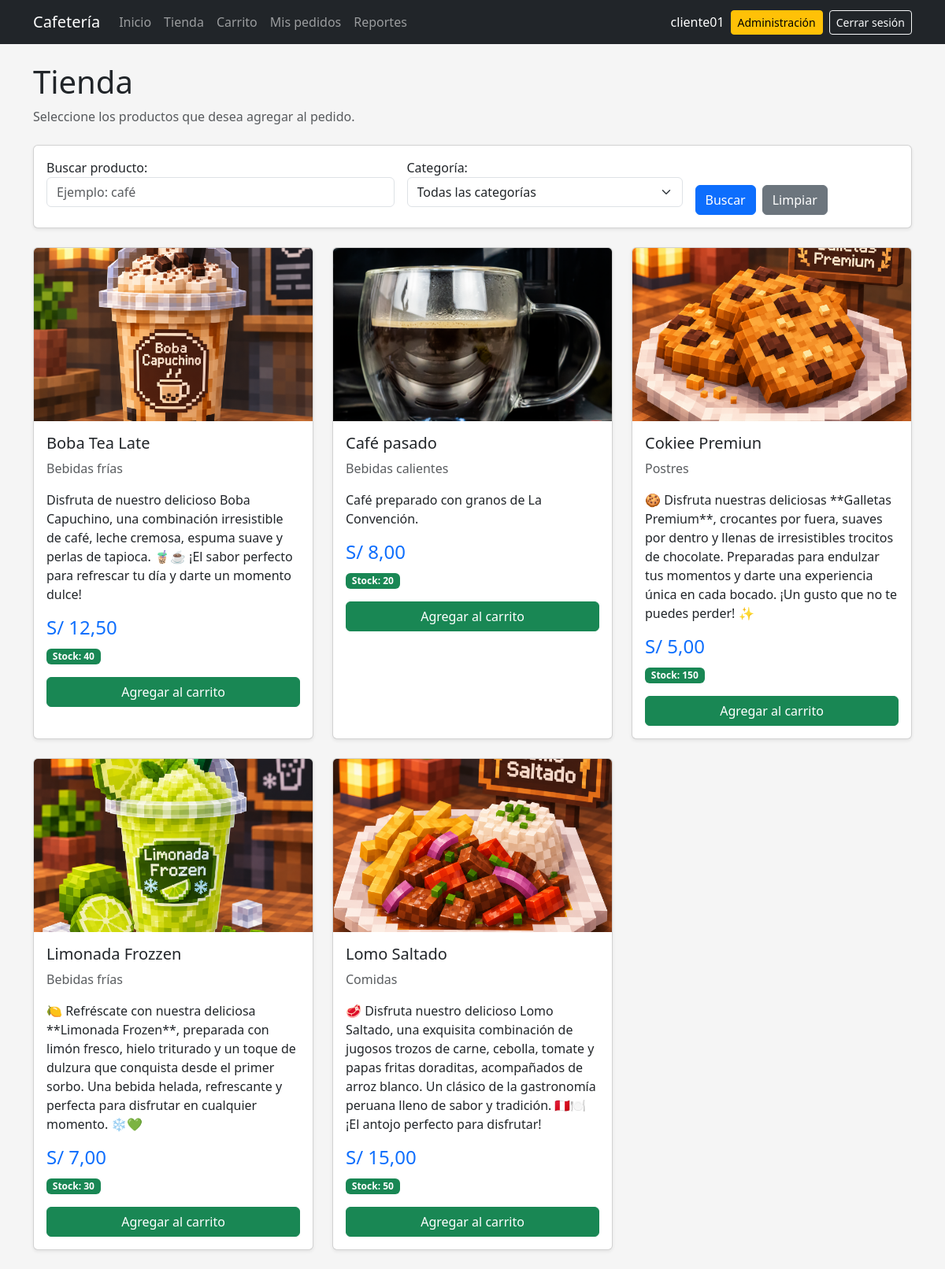
The app's page /tienda/ (signed in), older data.
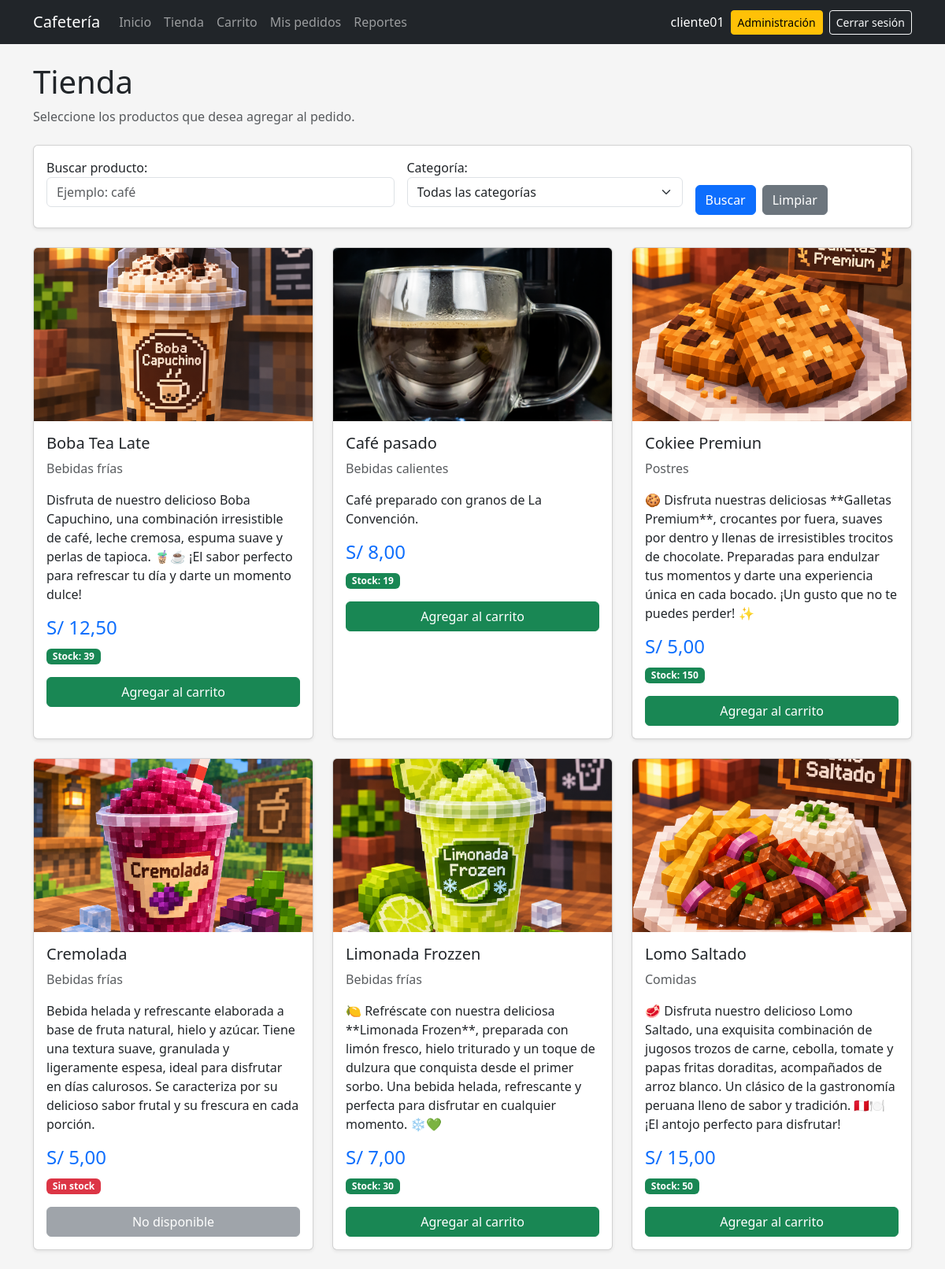
The same page, newer data.
### pedidos/models.py (models this page shows, shortened)
class Producto(models.Model):
    nombre = models.CharField(max_length=100)
    descripcion = models.TextField(blank=True)
    categoria = models.ForeignKey(
        Categoria,
        on_delete=models.SET_NULL,
        null=True,
        blank=True,
        related_name="productos",
    )
    precio = models.DecimalField(
        max_digits=8,
        decimal_places=2,
    )
    stock = models.PositiveIntegerField(default=0)
    imagen = models.ImageField(
        upload_to="productos/",
        blank=True,
    )
    activo = models.BooleanField(default=True)
    class Meta:
        ordering = ["nombre"]

class Categoria(models.Model):
    nombre = models.CharField(max_length=100)
    descripcion = models.TextField(blank=True)
    activo = models.BooleanField(default=True)
    def __str__(self):
        return self.nombre
    class Meta:
        verbose_name = "Categoría"
        verbose_name_plural = "Categorías"
        ordering = ["nombre"]

### pedidos/views.py (the view, shortened to what this page needs)
@login_required
def tienda(request):
    productos = (
        Producto.objects
        .filter(
            activo=True
        )
        .select_related(
            "categoria"
        )
        .order_by(
            "nombre"
        )
    )
    form = ProductoFiltroForm(
        request.GET or None
    )
    return render(
        request,
        "tienda/lista.html",
        {
            "productos": productos,
            "form": form,
        },
    )

### pedidos/forms.py
class ProductoFiltroForm(forms.Form):
    busqueda = forms.CharField(
        required=False,
        label="Buscar producto",
        widget=forms.TextInput(
            attrs={
                "class": "form-control",
                "placeholder": "Ejemplo: café",
            }
        ),
    )
    categoria = forms.ModelChoiceField(
        required=False,
        queryset=Categoria.objects.filter(
            activo=True
        ).order_by("nombre"),
        empty_label="Todas las categorías",
        label="Categoría",
        widget=forms.Select(
            attrs={
                "class": "form-select",
            }
        ),
    )

### pedidos/templates/tienda/lista.html (shortened to what this page needs)
{% extends "base.html" %}
{% block content %}
<div class="mb-4">
    <h1>
        Tienda
    </h1>
    <p class="text-muted">
        Seleccione los productos
        que desea agregar al pedido.
    </p>
</div>
<div class="card mb-4 shadow-sm">
    <div class="card-body">
        <form method="get">
            <div class="row g-3 align-items-end">
                <div class="col-md-5">
                    {{ form.busqueda.label_tag }}
                    {{ form.busqueda }}
                </div>
                <div class="col-md-4">
                    {{ form.categoria.label_tag }}
                    {{ form.categoria }}
                </div>
                <div class="col-md-3">
                    <div class="d-flex gap-2">
                        <button
                            type="submit"
                            class="btn btn-primary"
                        >
                            Buscar
                        </button>
                        <a
                            href="{% url 'tienda' %}"
                            class="btn btn-secondary"
                        >
                            Limpiar
                        </a>
                    </div>
                </div>
            </div>
        </form>
    </div>
</div>
<div class="row g-4">
{% for producto in productos %}
<div class="col-md-6 col-lg-4">
    <div class="card h-100 shadow-sm">
        {% if producto.imagen %}
        <img
            src="{{ producto.imagen.url }}"
            class="card-img-top producto-imagen"
            alt="{{ producto.nombre }}"
        >
        {% else %}
        <div class="producto-sin-imagen">
            Sin imagen
        </div>
        {% endif %}
        <div class="card-body">
            <h5 class="card-title">
                {{ producto.nombre }}
            </h5>
            <p class="text-muted">
                {% if producto.categoria %}
                    {{ producto.categoria.nombre }}
                {% else %}
                    Sin categoría
                {% endif %}
            </p>
            <p>
                {{ producto.descripcion }}
            </p>
            <h4 class="text-primary">
                S/ {{ producto.precio }}
            </h4>
            {% if producto.stock > 0 %}
            <p>
                <span class="badge text-bg-success">
                    Stock:
                    {{ producto.stock }}
                </span>
            </p>
            <form
                method="post"
                action="{% url 'agregar_producto' producto.id %}"
            >
                <button
                    type="submit"
                    class="btn btn-success w-100"
                >
                    Agregar al carrito
                </button>
            </form>
            {% else %}
            <p>
                <span class="badge text-bg-danger">
                    Sin stock
                </span>
            </p>
            <button
                class="btn btn-secondary w-100"
                disabled
            >
                No disponible
            </button>
            {% endif %}
        </div>
    </div>
</div>
{% empty %}
<div class="col-12">
    <div class="alert alert-info">
        No existen productos disponibles.
    </div>
</div>
{% endfor %}
</div>
{% endblock %}

Row changes from the older to the newer data that the page shows:
changed Producto "Boba Tea Late": stock "40" → "39"
changed Producto "Café pasado": stock "20" → "19"
added Producto: imagen (picture), nombre "Cremolada", categoria.nombre "Bebidas frías", descripcion "Bebida helada y refrescante elaborada a base de fruta natural, hielo y azúcar. Tiene una textura suave, granulada y ligeramente espesa, ideal para disfrutar en días calurosos. Se caracteriza por su delicioso sabor frutal y su frescura en cada porción.", precio "5,00", stock "Sin stock"
